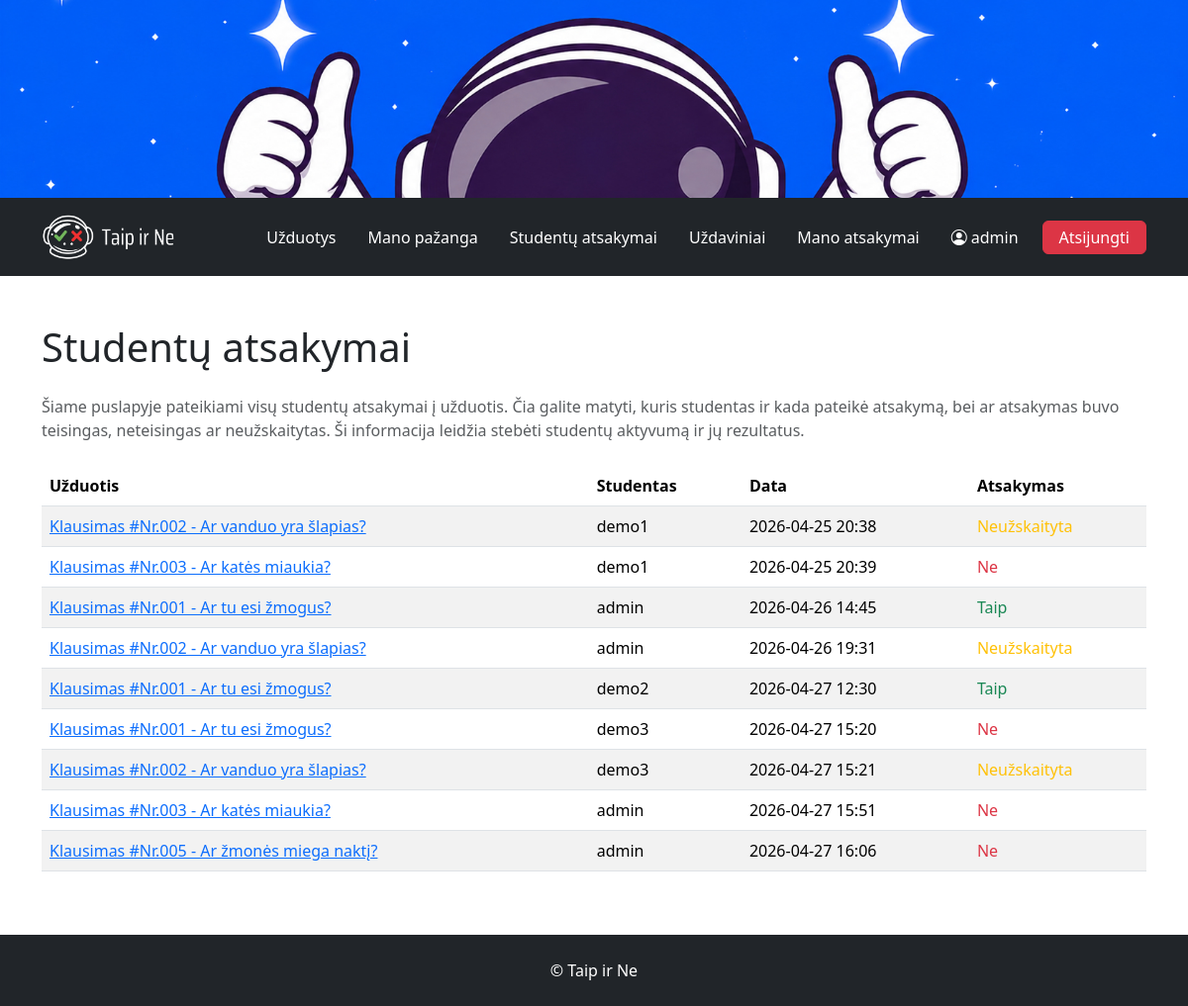
Page /answers/ (signed in) on the committed database.
### tasks/models.py (models this page shows, shortened)
class Answer(models.Model):
    task = models.ForeignKey(to="Task", on_delete=models.CASCADE, verbose_name="Užduotis")
    student = models.ForeignKey(to=User, on_delete=models.CASCADE, verbose_name="Studentas")
    ANSWER_CHOICES = [
        (True, 'Taip'),
        (False, 'Ne'),
    ]
    answer = models.BooleanField("Atsakymas", choices=ANSWER_CHOICES, default=True)
    date = models.DateTimeField("Data", auto_now_add=True)
    def is_correct(self):
        return self.answer == self.task.correct_answer
    class Meta:
        verbose_name = "Atsakymas"
        verbose_name_plural = "Atsakymai"

class Task(models.Model):
    name = models.CharField("Užduotis")
    content = models.TextField("Klausimas")
    teacher = models.ForeignKey(to=User, on_delete=models.CASCADE, verbose_name="Dėstytojas")
    ANSWER_CHOICES = [
        (True, 'Taip'),
        (False, 'Ne'),
    ]
    correct_answer = models.BooleanField("Teisingas atsakymas", choices=ANSWER_CHOICES, default=True)
    deadline = models.DateTimeField("Terminas", null=True, blank=True)
    date = models.DateTimeField("Data", auto_now_add=True)
    photo = models.ImageField("Nuotrauka", upload_to='tasks', null=True, blank=True)
    def __str__(self):
        return f"{self.name} - {self.content}"
    class Meta:
        verbose_name = "Uždavinys"
        verbose_name_plural = "Uždaviniai"

### tasks/views.py (the view)
# urls.py: path('answers/', views.AnswerListView.as_view(), name="answers"),
class AnswerListView(LoginRequiredMixin, UserPassesTestMixin, ListView):
    model = Answer
    template_name = "answers.html"
    context_object_name = "answers"
    def test_func(self):
        return self.request.user.is_staff

### tasks/templates/answers.html (shortened to what this page needs)
{% extends 'base.html' %}
{% block content %}
<h1 class="mb-4">Studentų atsakymai</h1>
<p class="text-muted mb-4">
Šiame puslapyje pateikiami visų studentų atsakymai į užduotis.
Čia galite matyti, kuris studentas ir kada pateikė atsakymą,
bei ar atsakymas buvo teisingas, neteisingas ar neužskaitytas.
Ši informacija leidžia stebėti studentų aktyvumą ir jų rezultatus.
</p>
<table class="table table-striped">
    <thead>
        <tr>
            <th>Užduotis</th>
            <th>Studentas</th>
            <th>Data</th>
            <th>Atsakymas</th>
        </tr>
    </thead>
    <tbody>
        {% for answer in answers %}
        <tr>
            <td>
                <a href="{% url 'answer' answer.pk %}">{{ answer.task }}</a>
            </td>
            <td>{{ answer.student }}</td>
            <td>{{ answer.date | date:"Y-m-d H:i" }}</td>
            <td>
                {% if answer.task.deadline and answer.date > answer.task.deadline %}
                    <span class="text-warning">Neužskaityta</span>
                {% elif answer.is_correct %}
                    <span class="text-success">Taip</span>
                {% else %}
                    <span class="text-danger">Ne</span>
                {% endif %}
            </td>
        </tr>
        {% endfor %}
    </tbody>
</table>
{% endblock %}

### tasks/templates/base.html (shortened to what this page needs)
<!DOCTYPE html>
<html lang="lt">
<head>
    {% load static %}
    <link href="https://cdn.jsdelivr.net/npm/bootstrap@5.3.2/dist/css/bootstrap.min.css" rel="stylesheet">
    <link href="https://cdn.jsdelivr.net/npm/bootstrap-icons@1.11.3/font/bootstrap-icons.css" rel="stylesheet">
    <link rel="stylesheet" href="{% static 'css/style.css' %}">
</head>
<body class="d-flex flex-column min-vh-100">
<body class="d-flex flex-column min-vh-100">
<div class="hero"></div>
<nav class="navbar navbar-expand-sm bg-dark navbar-dark py-3">
    <div class="container">
        <a class="navbar-brand logo" href="{% url 'index' %}"></a>
        <div class="collapse navbar-collapse mt-4 mt-sm-0 pb-4 pb-sm-0" id="mynavbar">
            <ul class="navbar-nav ms-auto gap-3 align-items-center">
                <li class="nav-item">
                    <a class="nav-link text-white fs-6" href="{% url 'index' %}">Užduotys</a>
                </li>
                {% if user.is_authenticated %}
                    <li class="nav-item">
                        <a class="nav-link text-white fs-6" href="{% url 'stats' %}">Mano pažanga</a>
                    </li>
                    {% if user.is_staff %}
                        <li class="nav-item">
                            <a class="nav-link text-white fs-6" href="{% url 'answers' %}">Studentų atsakymai</a>
                        </li>
                    {% endif %}
                    {% if user.is_staff %}
                        <li class="nav-item">
                            <a class="nav-link text-white fs-6" href="{% url 'tasks_manage' %}">Uždaviniai</a>
                        </li>
                    {% endif %}
                    <li class="nav-item">
                        <a class="nav-link text-white fs-6" href="{% url 'useranswers' %}">Mano atsakymai</a>
                    </li>
                    <li class="nav-item">
                        <a class="nav-link text-white fs-6" href="{% url 'profile' %}">
                            <i class="bi bi-person-circle me-1"></i>{{ user.get_username }}
                        </a>
                    </li>
                    <li class="nav-item">
                        <form method="post" action="{% url 'logout' %}">
                            <button class="btn btn-danger fs-6 px-3 py-1" type="submit">Atsijungti</button>
                        </form>
                    </li>
                {% endif %}
            </ul>
        </div>
    </div>
</nav>
<div class="container mt-5 flex-grow-1 pb-5">
    {% block content %}{% endblock %}
</div>
<div class="p-4 bg-dark text-white text-center">
    © Taip ir Ne
</div>
</body>
</html>

### tasks/static/css/style.css (style rules this page uses)
.hero { height: 200px; background: url("/static/images/header.jpg") center / cover no-repeat; }
.logo { display: block; width: 135px; height: 47px; background: url("/static/images/logo.png") center / contain no-repeat; }

### rows in the picture
Answer: task "Klausimas #Nr.002 - Ar vanduo yra šlapias?", student "demo1", date "2026-04-25 20:38", shows "Neužskaityta"
Answer: task "Klausimas #Nr.003 - Ar katės miaukia?", student "demo1", date "2026-04-25 20:39", answer "Ne"
Answer: task "Klausimas #Nr.001 - Ar tu esi žmogus?", student "admin", date "2026-04-26 14:45", answer "Taip"
Answer: task "Klausimas #Nr.002 - Ar vanduo yra šlapias?", student "admin", date "2026-04-26 19:31", shows "Neužskaityta"
Answer: task "Klausimas #Nr.001 - Ar tu esi žmogus?", student "demo2", date "2026-04-27 12:30", answer "Taip"
Answer: task "Klausimas #Nr.001 - Ar tu esi žmogus?", student "demo3", date "2026-04-27 15:20", answer "Ne"
Answer: task "Klausimas #Nr.002 - Ar vanduo yra šlapias?", student "demo3", date "2026-04-27 15:21", shows "Neužskaityta"
Answer: task "Klausimas #Nr.003 - Ar katės miaukia?", student "admin", date "2026-04-27 15:51", answer "Ne"
Answer: task "Klausimas #Nr.005 - Ar žmonės miega naktį?", student "admin", date "2026-04-27 16:06", answer "Ne"

### other values in the picture
{{ user.get_username }} "admin"
